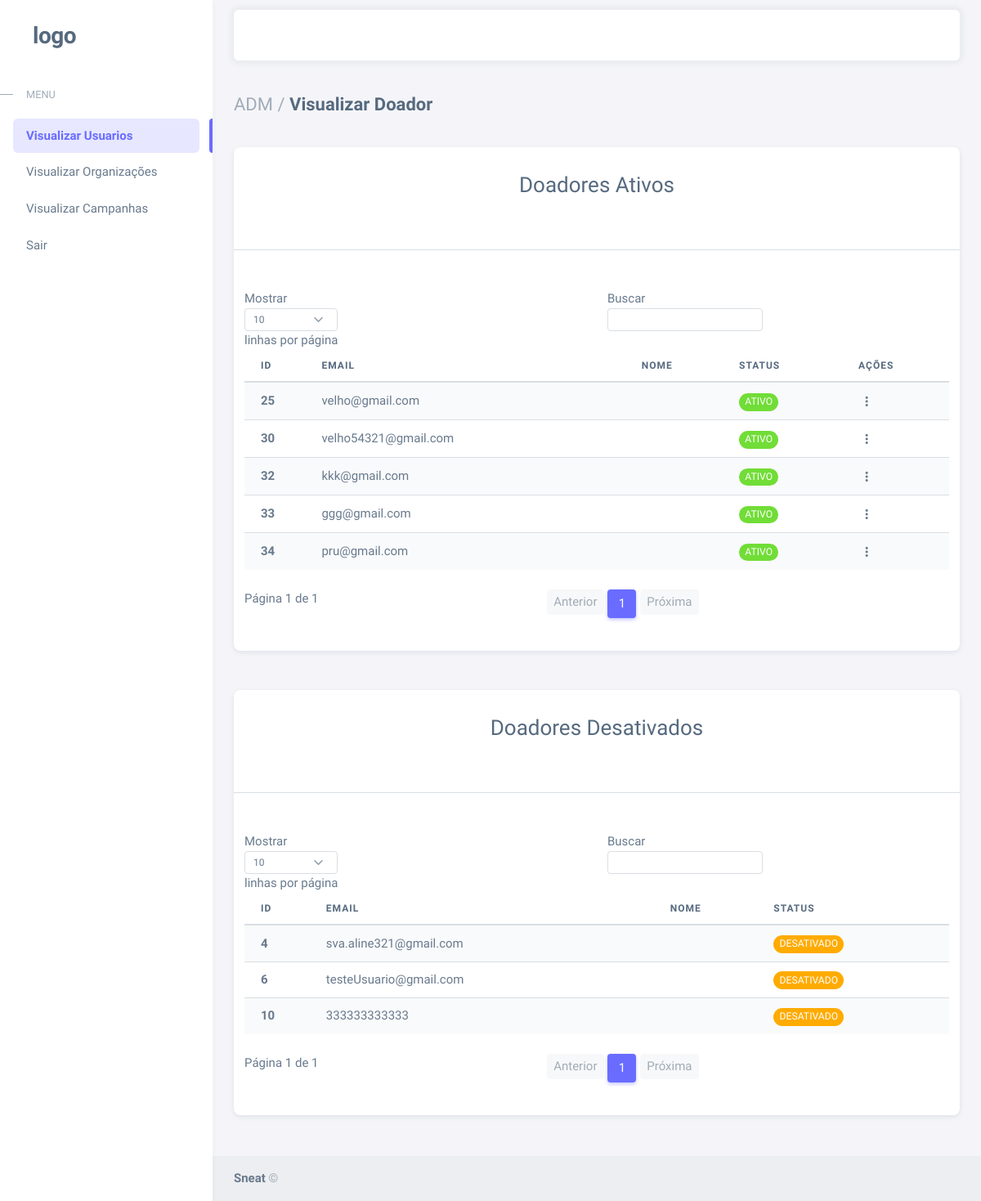
The page /admVisualizarDoadores.php on the database as committed earlier.
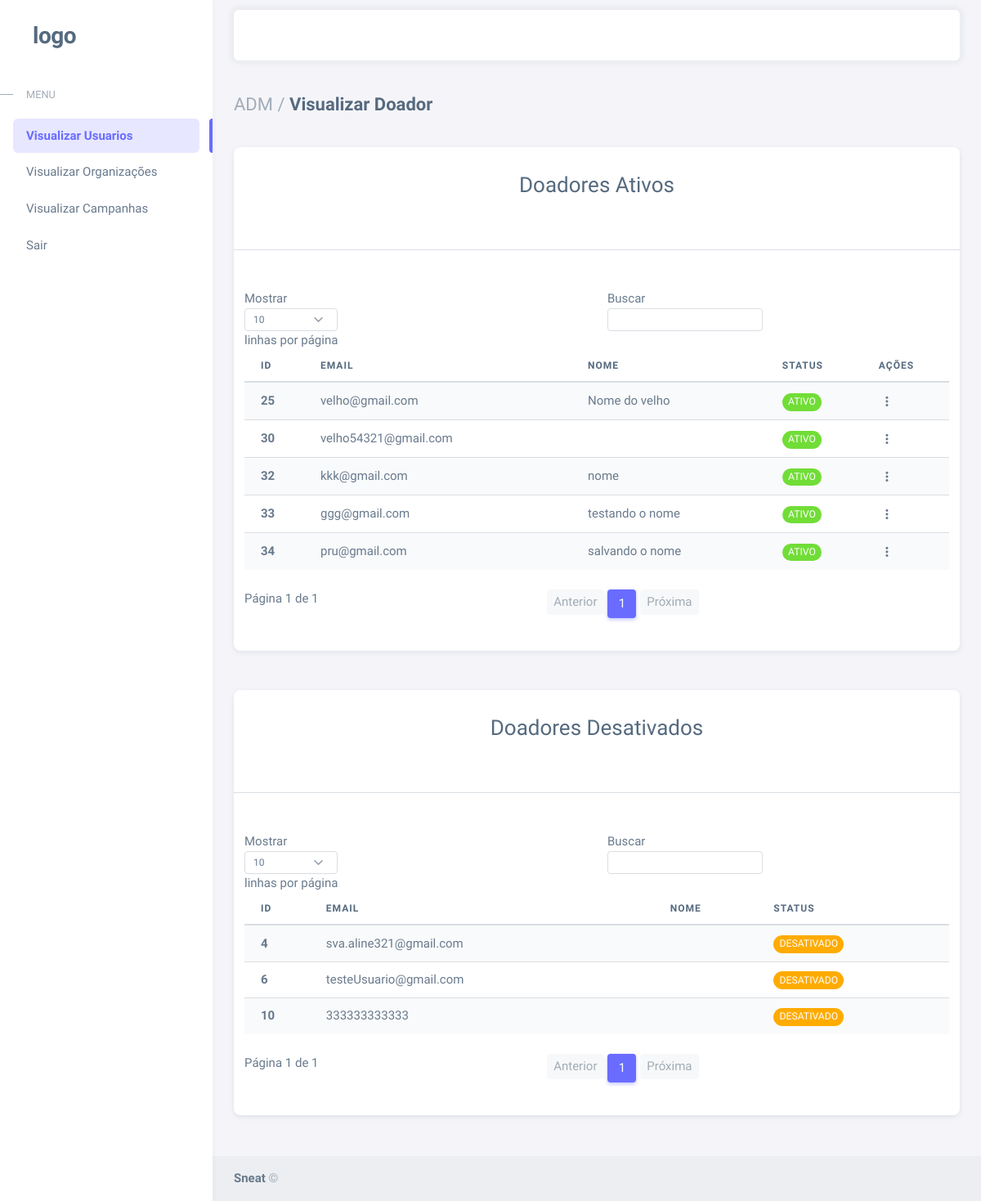
The same page on the database as committed later.
### tables this page shows
CREATE TABLE `tbl_doador` (
  `doador_Id` int(11) NOT NULL,
  `doador_Nome` varchar(255) DEFAULT NULL,
  `doador_Email` varchar(45) DEFAULT NULL,
  `doador_Celular` int(14) DEFAULT NULL,
  `doador_Nasc` int(4) NOT NULL,
  `doador_Senha` varchar(255) DEFAULT NULL,
  `doador_ativo` tinyint(1) NOT NULL,
  `doador_RecuperarSenha` varchar(255) DEFAULT NULL
);

### admVisualizarDoadores.php (the view, shortened to what the changed rows need)
<?php
include_once('conexao/Conexao.php');
$sql = "SELECT * FROM `tbl_doador` WHERE `doador_ativo` = 1";
$rs = mysqli_query($con, $sql) or die("Erro ao selecionar os usuario");
$doadorStatus = '';
?>
<!DOCTYPE html>
<html lang="pt-br" class="light-style layout-menu-fixed" dir="ltr" data-theme="theme-default" data-assets-path="../assets/" data-template="vertical-menu-template-free">
<head>
    <?php require_once('linkInicio.php'); ?>
    <link rel="stylesheet" href="assets/css/teste.css">
</head>
<body>
    <div class="layout-wrapper layout-content-navbar">
        <div class="layout-container">
            <div class="layout-page">
                <div class="content-wrapper">
                    <div class="container-xxl flex-grow-1 container-p-y">
                        <div class="row">
                            <div class="col-md-12">
                                <div class="card mb-5">
                                    <div class="mb-4 mt-3">
                                        <div class="row table-responsive text-nowrap p-0 m-0">
                                            <table class="table table-striped table-hover  col-10 mb-4" id="example">
                                                <thead>
                                                    <tr>
                                                        <th>Id</th>
                                                        <th>email </th>
                                                        <th>Nome</th>
                                                        <th>Status</th>
                                                        <th>Ações</th>
                                                    </tr>
                                                </thead>
                                                <tbody class="table-border-bottom-0">
                                                    <?php
                                                    while ($dados = mysqli_fetch_array($rs)) {
                                                        if ($dados['doador_ativo'] == 1) {
                                                            $doadorStatus = 'Ativo';
                                                        }
                                                        $id = $dados['doador_Id'];
                                                        echo '
                                                            <tr>
                                                                <td><strong>' . $dados['doador_Id'] . '</strong></td>
                                                                <td>' . $dados['doador_Email'] . '</td>
                                                                <td>' . $dados['doador_Nome'] . '</td>
                                                                <td> <span class="badge rounded-pill  bg-success">' . $doadorStatus . '</span></td>
                                                                <td>
                                                                <div class="dropdown">
                                                                    <button type="button" class="btn p-0 dropdown-toggle hide-arrow" data-bs-toggle="dropdown">
                                                                        <i class="bx bx-dots-vertical-rounded"></i>
                                                                    </button>
                                                                    <div class="dropdown-menu">
                                                                        <a class="dropdown-item" href="admEditarDoador.php?id=' . $id . '"><i class="bx bx-edit-alt me-1"></i>Editar Usuario</a>
                                                                        <a class="dropdown-item" href="php/admDesativarDoador.php?id=' . $id . '"><i class="bx bx-trash me-1"></i>Desativar Usuario</a>
                                                                    </div>
                                                                </div>
                                                                </td>
                                                            </tr>
                                                        ';
                                                    }
                                                    ?>
                                                </tbody>
                                            </table>
                                        </div>
                                    </div>
                                </div>
                                <div class="card mb-4">
                                    <div class="mb-4 mt-3">
                                        <div class="row table-responsive text-nowrap p-0 m-0">
                                            <table class="table table-striped table-hover  col-10 mb-4" id="example2">
                                                <thead>
                                                    <tr>
                                                        <th>Id</th>
                                                        <th>email </th>
                                                        <th>Nome</th>
                                                        <th>Status</th>
                                                    </tr>
                                                </thead>
                                            </table>
                                        </div>
                                    </div>
                                </div>
                            </div>
                        </div>
                    </div>
                </div>
            </div>
        </div>
    </div>
</body>
</html>

Rows that differ between the two databases and show on the page:
changed tbl_doador "velho@gmail.com": doador_Nome (not shown) → "Nome do velho"
changed tbl_doador "kkk@gmail.com": doador_Nome (not shown) → "nome"
changed tbl_doador "ggg@gmail.com": doador_Nome (not shown) → "testando o nome"
changed tbl_doador "pru@gmail.com": doador_Nome (not shown) → "salvando o nome"
